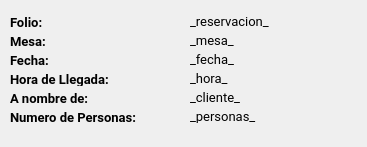
<?xml version="1.0" encoding="UTF-8"?>
<ui version="4.0">
 <class>reservaItemWidget</class>
 <widget class="QWidget" name="reservaItemWidget">
  <property name="geometry">
   <rect>
    <x>0</x>
    <y>0</y>
    <width>367</width>
    <height>147</height>
   </rect>
  </property>
  <property name="windowTitle">
   <string>Form</string>
  </property>
  <widget class="QLabel" name="label_6">
   <property name="geometry">
    <rect>
     <x>10</x>
     <y>111</y>
     <width>158</width>
     <height>13</height>
    </rect>
   </property>
   <property name="font">
    <font>
     <family>Roboto</family>
     <pointsize>10</pointsize>
     <weight>75</weight>
     <bold>true</bold>
    </font>
   </property>
   <property name="text">
    <string>Numero de Personas:</string>
   </property>
  </widget>
  <widget class="QLabel" name="label_3">
   <property name="geometry">
    <rect>
     <x>10</x>
     <y>54</y>
     <width>158</width>
     <height>13</height>
    </rect>
   </property>
   <property name="font">
    <font>
     <family>Roboto</family>
     <pointsize>10</pointsize>
     <weight>75</weight>
     <bold>true</bold>
    </font>
   </property>
   <property name="text">
    <string>Fecha: </string>
   </property>
  </widget>
  <widget class="QLabel" name="label_4">
   <property name="geometry">
    <rect>
     <x>10</x>
     <y>73</y>
     <width>158</width>
     <height>13</height>
    </rect>
   </property>
   <property name="font">
    <font>
     <family>Roboto</family>
     <pointsize>10</pointsize>
     <weight>75</weight>
     <bold>true</bold>
    </font>
   </property>
   <property name="text">
    <string>Hora de Llegada:</string>
   </property>
  </widget>
  <widget class="QLabel" name="label">
   <property name="geometry">
    <rect>
     <x>10</x>
     <y>16</y>
     <width>158</width>
     <height>13</height>
    </rect>
   </property>
   <property name="font">
    <font>
     <family>Roboto</family>
     <pointsize>10</pointsize>
     <weight>75</weight>
     <bold>true</bold>
    </font>
   </property>
   <property name="text">
    <string>Folio:</string>
   </property>
  </widget>
  <widget class="QLabel" name="label_2">
   <property name="geometry">
    <rect>
     <x>10</x>
     <y>35</y>
     <width>158</width>
     <height>13</height>
    </rect>
   </property>
   <property name="font">
    <font>
     <family>Roboto</family>
     <pointsize>10</pointsize>
     <weight>75</weight>
     <bold>true</bold>
    </font>
   </property>
   <property name="text">
    <string>Mesa:</string>
   </property>
  </widget>
  <widget class="QLabel" name="label_5">
   <property name="geometry">
    <rect>
     <x>10</x>
     <y>92</y>
     <width>158</width>
     <height>13</height>
    </rect>
   </property>
   <property name="font">
    <font>
     <family>Roboto</family>
     <pointsize>10</pointsize>
     <weight>75</weight>
     <bold>true</bold>
    </font>
   </property>
   <property name="text">
    <string>A nombre de: </string>
   </property>
  </widget>
  <widget class="QLabel" name="Fecha">
   <property name="geometry">
    <rect>
     <x>190</x>
     <y>53</y>
     <width>158</width>
     <height>13</height>
    </rect>
   </property>
   <property name="font">
    <font>
     <family>Roboto</family>
     <pointsize>10</pointsize>
     <weight>50</weight>
     <bold>false</bold>
    </font>
   </property>
   <property name="text">
    <string>_fecha_</string>
   </property>
  </widget>
  <widget class="QLabel" name="Hora">
   <property name="geometry">
    <rect>
     <x>190</x>
     <y>72</y>
     <width>158</width>
     <height>13</height>
    </rect>
   </property>
   <property name="font">
    <font>
     <family>Roboto</family>
     <pointsize>10</pointsize>
     <weight>50</weight>
     <bold>false</bold>
    </font>
   </property>
   <property name="text">
    <string>_hora_</string>
   </property>
  </widget>
  <widget class="QLabel" name="Personas">
   <property name="geometry">
    <rect>
     <x>190</x>
     <y>110</y>
     <width>158</width>
     <height>13</height>
    </rect>
   </property>
   <property name="font">
    <font>
     <family>Roboto</family>
     <pointsize>10</pointsize>
     <weight>50</weight>
     <bold>false</bold>
    </font>
   </property>
   <property name="text">
    <string>_personas_</string>
   </property>
  </widget>
  <widget class="QLabel" name="Reservacion">
   <property name="geometry">
    <rect>
     <x>190</x>
     <y>15</y>
     <width>158</width>
     <height>13</height>
    </rect>
   </property>
   <property name="font">
    <font>
     <family>Roboto</family>
     <pointsize>10</pointsize>
     <weight>50</weight>
     <bold>false</bold>
    </font>
   </property>
   <property name="text">
    <string>_reservacion_</string>
   </property>
  </widget>
  <widget class="QLabel" name="Mesa">
   <property name="geometry">
    <rect>
     <x>190</x>
     <y>34</y>
     <width>158</width>
     <height>13</height>
    </rect>
   </property>
   <property name="font">
    <font>
     <family>Roboto</family>
     <pointsize>10</pointsize>
     <weight>50</weight>
     <bold>false</bold>
    </font>
   </property>
   <property name="text">
    <string>_mesa_</string>
   </property>
  </widget>
  <widget class="QLabel" name="Cliente">
   <property name="geometry">
    <rect>
     <x>190</x>
     <y>91</y>
     <width>158</width>
     <height>13</height>
    </rect>
   </property>
   <property name="font">
    <font>
     <family>Roboto</family>
     <pointsize>10</pointsize>
     <weight>50</weight>
     <bold>false</bold>
    </font>
   </property>
   <property name="text">
    <string>_cliente_</string>
   </property>
  </widget>
 </widget>
 <resources/>
 <connections/>
</ui>
